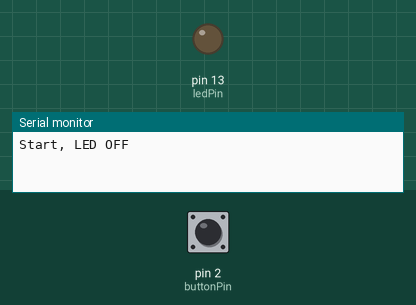
Simulated run of this sketch. Board: Arduino Uno, built with avr-gcc and run on an emulated ATmega328P. On the bench: output pins drawn as LEDs (lit = HIGH), the last lines printed to the serial monitor. Inputs (shaded band) come from the test bench; at power-on: pin 2 (buttonPin) HIGH.

Above: at 1.2 s.
1.3 s: pin 2 (buttonPin) pulled LOW for 0.15 s
At 1.6 s:
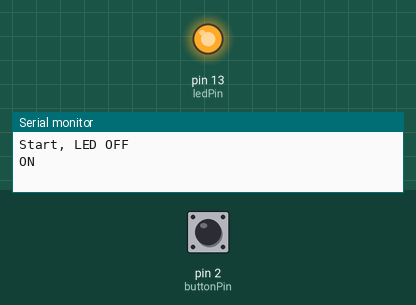
2.9 s: pin 2 (buttonPin) pulled LOW for 1 s
At 4.0 s:
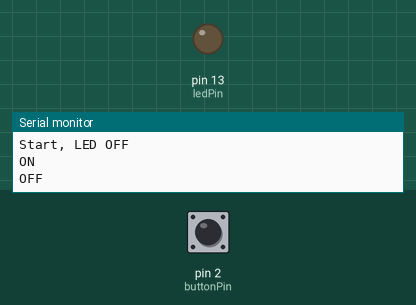
5.4 s: pin 2 (buttonPin) pulled LOW for 3.2 s
At 5.9 s:
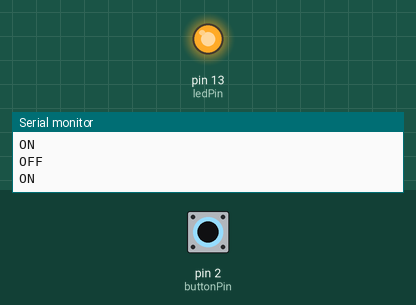
Timing chart, 0 to 8.4 s (numbered marks = the images above; inputs shaded):
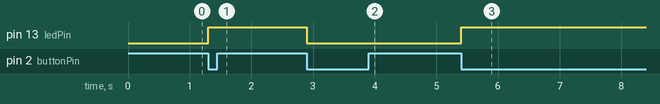

Measured:
- after the input at 1.3 s, pin 13 (ledPin): LOW → HIGH at once
- after the input at 2.9 s, pin 13 (ledPin): HIGH → LOW at once
- after the input at 5.4 s, pin 13 (ledPin): LOW → HIGH at once

The sketch:

button_toggle.ino
```cpp
const int buttonPin = 2;
const int ledPin    = 13;

bool ledState = false;
int  lastButtonState = HIGH;

void setup() {
  pinMode(buttonPin, INPUT_PULLUP);
  pinMode(ledPin, OUTPUT);

  digitalWrite(ledPin, LOW);
  lastButtonState = digitalRead(buttonPin);

  Serial.begin(9600);
  Serial.println("Start, LED OFF");
}

void loop() {
  int reading = digitalRead(buttonPin);

  if (reading != lastButtonState) {

    if (reading == LOW) {
      ledState = !ledState;
      digitalWrite(ledPin, ledState ? HIGH : LOW);
      Serial.println(ledState ? "ON" : "OFF");
    }

    delay(50);
  }
  lastButtonState = reading;
}
```
